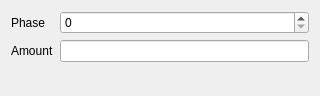
<?xml version="1.0" encoding="UTF-8"?>
<ui version="4.0">
 <class>ItemPhaseView</class>
 <widget class="QDialog" name="ItemPhaseView">
  <property name="geometry">
   <rect>
    <x>0</x>
    <y>0</y>
    <width>320</width>
    <height>96</height>
   </rect>
  </property>
  <property name="windowTitle">
   <string>Phase View</string>
  </property>
  <layout class="QVBoxLayout" name="verticalLayout">
   <item>
    <layout class="QFormLayout" name="formLayout">
     <item row="0" column="0">
      <widget class="QLabel" name="label">
       <property name="text">
        <string>Phase</string>
       </property>
      </widget>
     </item>
     <item row="0" column="1">
      <widget class="QSpinBox" name="phaseSpinBox"/>
     </item>
     <item row="1" column="0">
      <widget class="QLabel" name="label_2">
       <property name="text">
        <string>Amount</string>
       </property>
      </widget>
     </item>
     <item row="1" column="1">
      <widget class="QLineEdit" name="amountLineEdit"/>
     </item>
    </layout>
   </item>
   <item>
    <widget class="QDialogButtonBox" name="buttonBox">
     <property name="orientation">
      <enum>Qt::Horizontal</enum>
     </property>
     <property name="standardButtons">
      <set>QDialogButtonBox::NoButton</set>
     </property>
    </widget>
   </item>
  </layout>
 </widget>
 <resources/>
 <connections/>
</ui>
